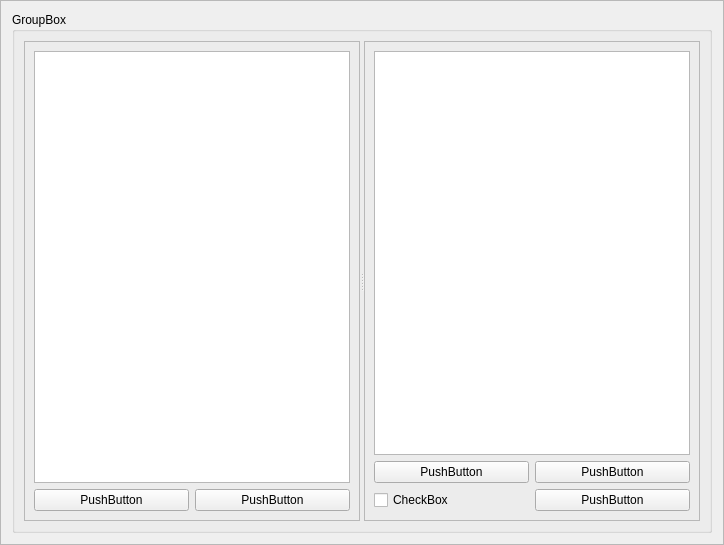
<?xml version="1.0" encoding="UTF-8"?>
<ui version="4.0">
 <class>Frame</class>
 <widget class="QFrame" name="Frame">
  <property name="geometry">
   <rect>
    <x>0</x>
    <y>0</y>
    <width>724</width>
    <height>545</height>
   </rect>
  </property>
  <property name="windowTitle">
   <string>Frame</string>
  </property>
  <property name="frameShape">
   <enum>QFrame::StyledPanel</enum>
  </property>
  <property name="frameShadow">
   <enum>QFrame::Raised</enum>
  </property>
  <layout class="QGridLayout" name="gridLayout_3">
   <item row="0" column="0">
    <widget class="QGroupBox" name="input_box">
     <property name="title">
      <string>GroupBox</string>
     </property>
     <layout class="QGridLayout" name="gridLayout_4">
      <item row="0" column="0">
       <widget class="QSplitter" name="splitter">
        <property name="orientation">
         <enum>Qt::Horizontal</enum>
        </property>
        <widget class="QFrame" name="source_frame">
         <property name="frameShape">
          <enum>QFrame::StyledPanel</enum>
         </property>
         <property name="frameShadow">
          <enum>QFrame::Raised</enum>
         </property>
         <layout class="QGridLayout" name="gridLayout_2">
          <item row="1" column="1">
           <widget class="QPushButton" name="add_button">
            <property name="text">
             <string>PushButton</string>
            </property>
           </widget>
          </item>
          <item row="1" column="0">
           <widget class="QPushButton" name="set_button">
            <property name="text">
             <string>PushButton</string>
            </property>
           </widget>
          </item>
          <item row="0" column="0" colspan="2">
           <widget class="QPlainTextEdit" name="source_textedit"/>
          </item>
         </layout>
        </widget>
        <widget class="QFrame" name="values_frame">
         <property name="frameShape">
          <enum>QFrame::StyledPanel</enum>
         </property>
         <property name="frameShadow">
          <enum>QFrame::Raised</enum>
         </property>
         <layout class="QGridLayout" name="gridLayout">
          <item row="2" column="0">
           <widget class="QCheckBox" name="list_toggle">
            <property name="text">
             <string>CheckBox</string>
            </property>
           </widget>
          </item>
          <item row="1" column="0">
           <widget class="QPushButton" name="remove_button">
            <property name="text">
             <string>PushButton</string>
            </property>
           </widget>
          </item>
          <item row="1" column="1">
           <widget class="QPushButton" name="clear_button">
            <property name="text">
             <string>PushButton</string>
            </property>
           </widget>
          </item>
          <item row="2" column="1">
           <widget class="QPushButton" name="finish_button">
            <property name="text">
             <string>PushButton</string>
            </property>
           </widget>
          </item>
          <item row="0" column="0" colspan="2">
           <widget class="QListView" name="values_list"/>
          </item>
         </layout>
        </widget>
       </widget>
      </item>
     </layout>
    </widget>
   </item>
  </layout>
 </widget>
 <resources/>
 <connections/>
</ui>
